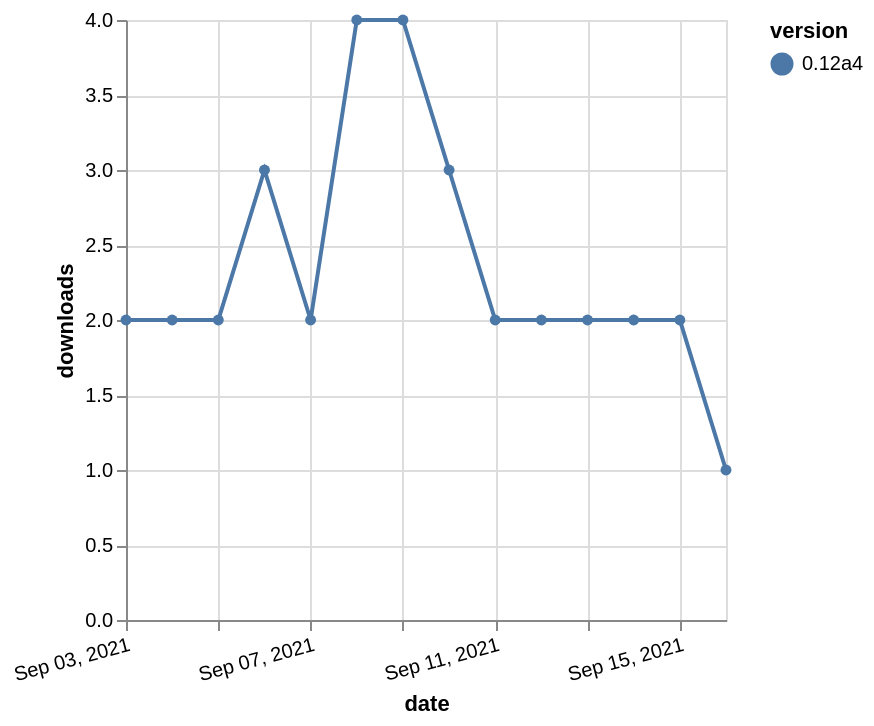

Vega-Lite specification stored for this chart:
### Vega-Lite specification from a JSON file in a GitHub repository (floating-point values rounded to 4 significant figures)
{"$schema": "https://vega.github.io/schema/vega-lite/v5.json", "description": "A simple bar chart with embedded data.", "data": {"values": [{"date": "2021-09-03", "total": 2881, "delta": 2, "version": "0.12a4"}, {"date": "2021-09-04", "total": 2883, "delta": 2, "version": "0.12a4"}, {"date": "2021-09-05", "total": 2885, "delta": 2, "version": "0.12a4"}, {"date": "2021-09-06", "total": 2888, "delta": 3, "version": "0.12a4"}, {"date": "2021-09-07", "total": 2890, "delta": 2, "version": "0.12a4"}, {"date": "2021-09-08", "total": 2894, "delta": 4, "version": "0.12a4"}, {"date": "2021-09-09", "total": 2898, "delta": 4, "version": "0.12a4"}, {"date": "2021-09-10", "total": 2901, "delta": 3, "version": "0.12a4"}, {"date": "2021-09-11", "total": 2903, "delta": 2, "version": "0.12a4"}, {"date": "2021-09-12", "total": 2905, "delta": 2, "version": "0.12a4"}, {"date": "2021-09-13", "total": 2907, "delta": 2, "version": "0.12a4"}, {"date": "2021-09-14", "total": 2909, "delta": 2, "version": "0.12a4"}, {"date": "2021-09-15", "total": 2911, "delta": 2, "version": "0.12a4"}, {"date": "2021-09-16", "total": 2912, "delta": 1, "version": "0.12a4"}]}, "width": "container", "mark": {"type": "line", "point": {"filled": true}}, "encoding": {"x": {"field": "date", "type": "temporal", "timeUnit": "yearmonthdate", "title": "date", "axis": {"labelAngle": -15}}, "y": {"field": "delta", "type": "quantitative", "title": "downloads"}, "color": {"field": "version", "type": "nominal"}, "tooltip": {"field": "delta"}}}
